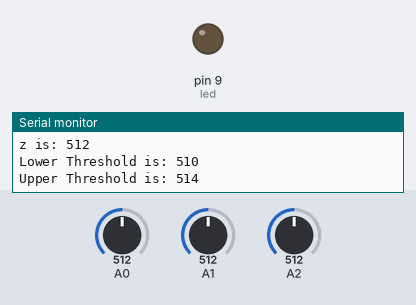
Bench run of a sketch on a simulated Arduino Uno, built with avr-gcc and run on an emulated ATmega328P. On the bench: output pins drawn as LEDs (lit = HIGH), the last lines printed to the serial monitor. Dashed ring = blinking. Inputs (shaded band) come from the test bench; at power-on: A0 = 512, A1 = 512, A2 = 512.

Above: at 1.4 s.
1.5 s: A0 set to 524
At 2.7 s:
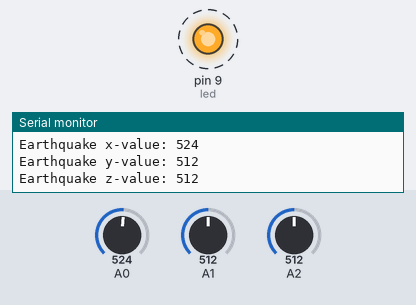
4.5 s: A1 set to 791
6.5 s: A1 set to 817
At 6.9 s:
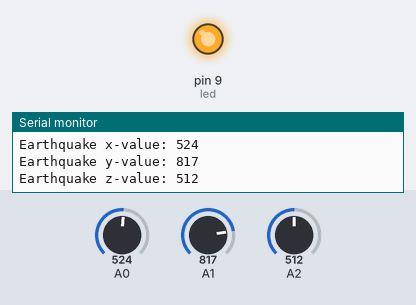
9.5 s: A1 set to 790
At 11.7 s:
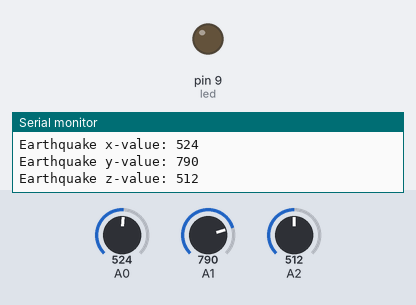
12.5 s: A1 set to 810
At 13.2 s:
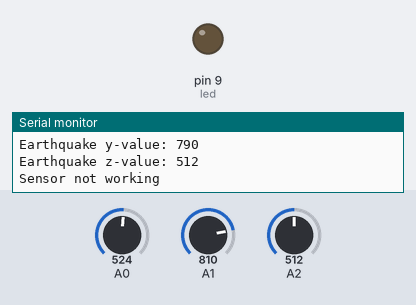
Timing chart, 0 to 15.3 s (numbered marks = the images above; inputs shaded):
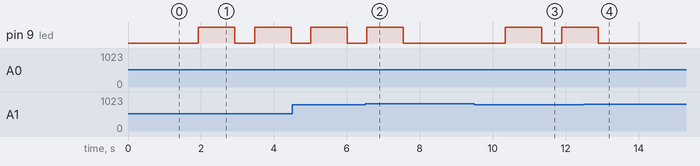

The sketch:

Test.ino
```cpp
/*
 *	Code to test ADXL335 Accelerometer
 *
 *	Get initial value from each axis and use that as reference point
 *	a threshold is set +-2 about the threshold value
 *	If value read goes above or below threshold, LED turns on
 */

int x,y,z;

int x_low_thres, x_up_thres;
int y_low_thres, y_up_thres;
int z_low_thres, z_up_thres;

int x_limit = 800;
int y_limit = 800;
int z_limit = 800;

int led = 9;

int init_flag = 0;

// Simply change this value to change threshold
int threshold = 2;

void setup()
{
  Serial.begin(9600);      // sets the serial port to 9600

  pinMode(led, OUTPUT);
  pinMode(A0, INPUT);
  pinMode(A1, INPUT);
  pinMode(A2, INPUT);
  digitalWrite(A0, HIGH);  // set pullup on analog pin 0
  digitalWrite(A1, HIGH);  // set pullup on analog pin 1
  digitalWrite(A2, HIGH);  // set pullup on analog pin 2
}

void loop()
{
    delay(250);		// 250ms delay, this is to ignore just vibrations such as tapping
    read_accel();

// Set upper and lower threshold values for x-axis, y-axis, z-axis
  if(init_flag == 0){

    x_low_thres = x - threshold;
    x_up_thres = x + threshold;

    y_low_thres = y - threshold;
    y_up_thres = y + threshold;

    z_low_thres = z - threshold;
    z_up_thres = z + threshold;

    Serial.print("x is: ");
    Serial.println(x);
    Serial.print("Lower Threshold is: ");
    Serial.println(x_low_thres);
    Serial.print("Upper Threshold is: ");
    Serial.println(x_up_thres);

    Serial.print("y is: ");
    Serial.println(y);
    Serial.print("Lower Threshold is: ");
    Serial.println(y_low_thres);
    Serial.print("Upper Threshold is: ");
    Serial.println(y_up_thres);

    Serial.print("z is: ");
    Serial.println(z);
    Serial.print("Lower Threshold is: ");
    Serial.println(z_low_thres);
    Serial.print("Upper Threshold is: ");
    Serial.println(z_up_thres);

    init_flag++;
  }

  // Check whether sensor readings above limit specified
  if (x < x_limit & y < y_limit & z < z_limit){ // x > x_limit &
// Check whether a tap occured or whether activity is taking place
    if ((x < x_low_thres) || (x > x_up_thres) || (y < y_low_thres) || (y > y_up_thres) || (z < z_low_thres) || (z > z_up_thres)){
      delay(250); // This delay is used to see if only a tap or something occured

      read_accel();

//      Serial.print("First x-value: ");
//      Serial.println(x);
//
//      Serial.print("First y-value: ");
//      Serial.println(y);
//
//      Serial.print("First z-value: ");
//      Serial.println(z);

        // This code will execute only if there is activity
        if ((x < x_low_thres) || (x > x_up_thres) || (y < y_low_thres) || (y > y_up_thres) || (z < z_low_thres) || (z > z_up_thres))
        {
          Serial.println("EARTHQUAKE DETECTED ");
          Serial.print("Earthquake x-value: ");
          Serial.println(x);

          Serial.print("Earthquake y-value: ");
          Serial.println(y);

          Serial.print("Earthquake z-value: ");
          Serial.println(z);

          digitalWrite(led, HIGH);
          delay(1000);
          digitalWrite(led, LOW);
        }
      }
  }
  else{
    Serial.println("Sensor not working");
//    Serial.print("x: ");
//    Serial.println(x);
//    Serial.print("y: ");
//    Serial.println(y);
//    Serial.print("z: ");
//    Serial.println(z);
    delay(500);
  }
}

void read_accel(){
  x = analogRead(0);       // read analog input pin 0
  delay(1);
  y = analogRead(1);       // read analog input pin 1
  delay(1);
  z = analogRead(2);       // read analog input pin 1
  delay(1);
}
```

Measured:
- the behaviour switches between 514 and 515 on A0 (found by bisection; images 0 and 1)
- the behaviour switches between 799 and 800 on A1 (found by bisection; images 1 and 2)
- after the input at 1.5 s, pin 9 (led): alternates HIGH for 1.0 s and LOW for 0.54 s, starting after 0.43 s
- after the input at 6.5 s, pin 9 (led): goes on until 7.5 s, then stays LOW
- after the input at 9.5 s, pin 9 (led): LOW → HIGH after 0.85 s, → LOW 1.0 s later, → HIGH 0.54 s later
- after the input at 12.5 s, pin 9 (led): goes on until 12.9 s, then stays LOW
